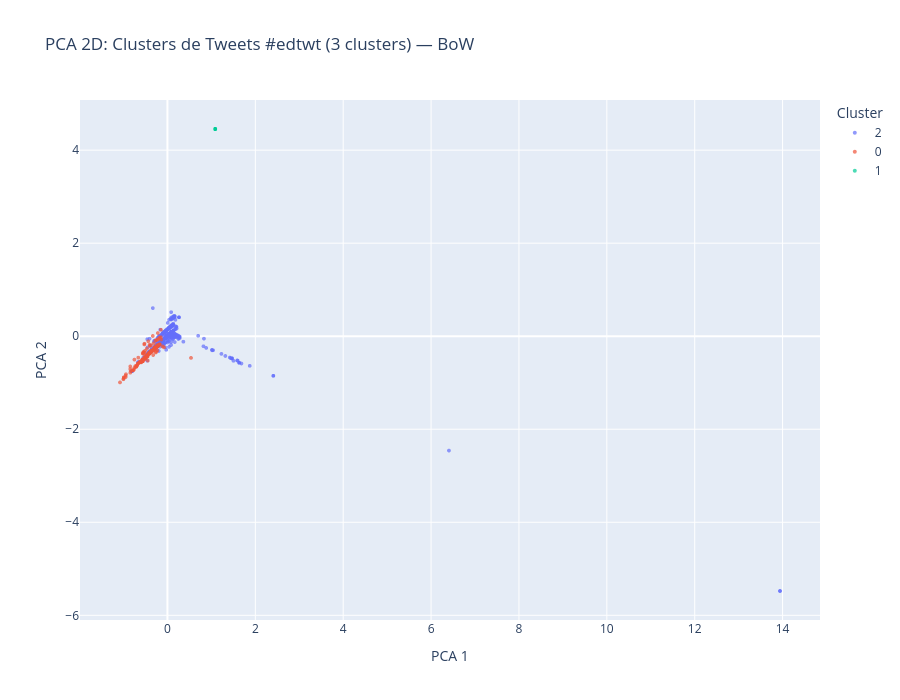

Notebook code cell kept with this figure:
### Code cell
pca_2d = PCA(n_components=2, random_state=seed)
vetores_pca = pca_2d.fit_transform(vetores_centralizados)

var_exp = pca_2d.explained_variance_ratio_
print(f'Variancia explicada: PC1={var_exp[0]:.2%}, PC2={var_exp[1]:.2%}')
print(f'Variancia total explicada (2 PCs): {var_exp.sum():.2%}')

plot_df_pca = pd.DataFrame({
    'PCA 1': vetores_pca[:, 0],
    'PCA 2': vetores_pca[:, 1],
    'Cluster': df_cluster['Cluster'].astype(str),
    'Tweet': [t.replace('\n', ' ')[:60] + ('...' if len(t) > 60 else '') for t in documentos]
})

fig_pca = px.scatter(
    plot_df_pca, x='PCA 1', y='PCA 2', color='Cluster',
    title=f'PCA 2D: Clusters de Tweets #edtwt ({num_clusters} clusters) — BoW',
    hover_data={'PCA 1': ':.2f', 'PCA 2': ':.2f', 'Cluster': True, 'Tweet': True},
    width=900, height=700
)
fig_pca.update_traces(marker=dict(size=4, opacity=0.7))
fig_pca.show()

### Figure 1 — Plotly figure (JSON) as saved in the notebook; plotly's stock layout.template omitted (floating-point values rounded to 4 significant figures; data arrays with more than 128 entries replaced by an {"elided": "..."} marker saying what was removed)
{"data": [{"customdata": {"elided": "2035x2 str values"}, "hovertemplate": "Cluster=%{customdata[0]}<br>PCA 1=%{x:.2f}<br>PCA 2=%{y:.2f}<br>Tweet=%{customdata[1]}<extra></extra>", "legendgroup": "2", "marker": {"color": "#636efa", "opacity": 0.7, "size": 4, "symbol": "circle"}, "mode": "markers", "name": "2", "showlegend": true, "type": "scattergl", "x": {"elided": "2035 float values"}, "xaxis": "x", "y": {"elided": "2035 float values"}, "yaxis": "y"}, {"customdata": {"elided": "296x2 str values"}, "hovertemplate": "Cluster=%{customdata[0]}<br>PCA 1=%{x:.2f}<br>PCA 2=%{y:.2f}<br>Tweet=%{customdata[1]}<extra></extra>", "legendgroup": "0", "marker": {"color": "#EF553B", "opacity": 0.7, "size": 4, "symbol": "circle"}, "mode": "markers", "name": "0", "showlegend": true, "type": "scattergl", "x": {"elided": "296 float values"}, "xaxis": "x", "y": {"elided": "296 float values"}, "yaxis": "y"}, {"customdata": [["1", "Uma mulher de 40 anos agindo como adolescente, antes do ates..."], ["1", "Uma mulher de 40 anos agindo como adolescente, antes do ates..."], ["1", "Uma mulher de 40 anos agindo como adolescente, antes do ates..."], ["1", "Uma mulher de 40 anos agindo como adolescente, antes do ates..."], ["1", "Uma mulher de 40 anos agindo como adolescente, antes do ates..."], ["1", "Uma mulher de 40 anos agindo como adolescente, antes do ates..."], ["1", "Uma mulher de 40 anos agindo como adolescente, antes do ates..."], ["1", "Uma mulher de 40 anos agindo como adolescente, antes do ates..."], ["1", "Uma mulher de 40 anos agindo como adolescente, antes do ates..."], ["1", "Uma mulher de 40 anos agindo como adolescente, antes do ates..."], ["1", "Uma mulher de 40 anos agindo como adolescente, antes do ates..."], ["1", "Uma mulher de 40 anos agindo como adolescente, antes do ates..."], ["1", "Uma mulher de 40 anos agindo como adolescente, antes do ates..."], ["1", "Uma mulher de 40 anos agindo como adolescente, antes do ates..."], ["1", "Uma mulher de 40 anos agindo como adolescente, antes do ates..."], ["1", "Uma mulher de 40 anos agindo como adolescente, antes do ates..."], ["1", "Uma mulher de 40 anos agindo como adolescente, antes do ates..."], ["1", "Uma mulher de 40 anos agindo como adolescente, antes do ates..."], ["1", "Uma mulher de 40 anos agindo como adolescente, antes do ates..."], ["1", "Uma mulher de 40 anos agindo como adolescente, antes do ates..."], ["1", "Uma mulher de 40 anos agindo como adolescente, antes do ates..."], ["1", "Uma mulher de 40 anos agindo como adolescente, antes do ates..."]], "hovertemplate": "Cluster=%{customdata[0]}<br>PCA 1=%{x:.2f}<br>PCA 2=%{y:.2f}<br>Tweet=%{customdata[1]}<extra></extra>", "legendgroup": "1", "marker": {"color": "#00cc96", "opacity": 0.7, "size": 4, "symbol": "circle"}, "mode": "markers", "name": "1", "showlegend": true, "type": "scattergl", "x": [1.088, 1.088, 1.088, 1.088, 1.088, 1.088, 1.088, 1.088, 1.088, 1.088, 1.088, 1.088, 1.088, 1.088, 1.088, 1.088, 1.088, 1.088, 1.088, 1.088, 1.088, 1.088], "xaxis": "x", "y": [4.455, 4.455, 4.455, 4.455, 4.455, 4.455, 4.455, 4.455, 4.455, 4.455, 4.455, 4.455, 4.455, 4.455, 4.455, 4.455, 4.455, 4.455, 4.455, 4.455, 4.455, 4.455], "yaxis": "y"}], "layout": {"height": 700, "legend": {"title": {"text": "Cluster"}, "tracegroupgap": 0}, "title": {"text": "PCA 2D: Clusters de Tweets #edtwt (3 clusters) — BoW"}, "width": 900, "xaxis": {"anchor": "y", "domain": [0, 1], "title": {"text": "PCA 1"}}, "yaxis": {"anchor": "x", "domain": [0, 1], "title": {"text": "PCA 2"}}}}
